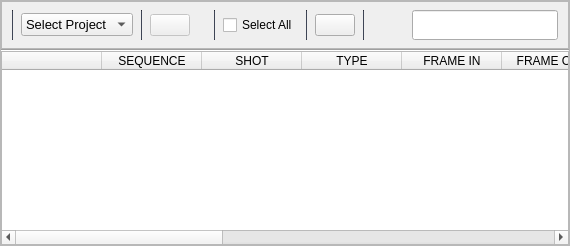
                     <widget class="QWidget" name="shot_upload_page">
                      <layout class="QGridLayout" name="gridLayout_43">
                       <property name="leftMargin">
                        <number>0</number>
                       </property>
                       <property name="topMargin">
                        <number>0</number>
                       </property>
                       <property name="rightMargin">
                        <number>0</number>
                       </property>
                       <property name="bottomMargin">
                        <number>0</number>
                       </property>
                       <property name="spacing">
                        <number>0</number>
                       </property>
                       <item row="0" column="0">
                        <widget class="QFrame" name="shot_upload_frame">
                         <property name="frameShape">
                          <enum>QFrame::StyledPanel</enum>
                         </property>
                         <property name="frameShadow">
                          <enum>QFrame::Raised</enum>
                         </property>
                         <layout class="QGridLayout" name="gridLayout_42">
                          <property name="leftMargin">
                           <number>0</number>
                          </property>
                          <property name="topMargin">
                           <number>0</number>
                          </property>
                          <property name="rightMargin">
                           <number>0</number>
                          </property>
                          <property name="bottomMargin">
                           <number>0</number>
                          </property>
                          <property name="spacing">
                           <number>0</number>
                          </property>
                          <item row="0" column="0">
                           <widget class="QFrame" name="shot_upload_top_frame">
                            <property name="frameShape">
                             <enum>QFrame::StyledPanel</enum>
                            </property>
                            <property name="frameShadow">
                             <enum>QFrame::Raised</enum>
                            </property>
                            <layout class="QHBoxLayout" name="horizontalLayout_3">
                             <property name="spacing">
                              <number>8</number>
                             </property>
                             <property name="leftMargin">
                              <number>10</number>
                             </property>
                             <property name="topMargin">
                              <number>8</number>
                             </property>
                             <property name="rightMargin">
                              <number>10</number>
                             </property>
                             <property name="bottomMargin">
                              <number>8</number>
                             </property>
                             <item>
                              <widget class="Line" name="line_2">
                               <property name="maximumSize">
                                <size>
                                 <width>1</width>
                                 <height>16777215</height>
                                </size>
                               </property>
                               <property name="styleSheet">
                                <string notr="true">background-color: rgb(54, 60, 74);</string>
                               </property>
                               <property name="orientation">
                                <enum>Qt::Vertical</enum>
                               </property>
                              </widget>
                             </item>
                             <item>
                              <widget class="QComboBox" name="sh_up_Project">
                               <property name="font">
                                <font>
                                 <family>Segoe UI</family>
                                 <pointsize>10</pointsize>
                                </font>
                               </property>
                               <property name="toolTip">
                                <string>Select Project</string>
                               </property>
                               <item>
                                <property name="text">
                                 <string>Select Project</string>
                                </property>
                               </item>
                              </widget>
                             </item>
                             <item>
                              <widget class="Line" name="line_3">
                               <property name="maximumSize">
                                <size>
                                 <width>1</width>
                                 <height>16777215</height>
                                </size>
                               </property>
                               <property name="styleSheet">
                                <string notr="true">background-color: rgb(54, 60, 74);</string>
                               </property>
                               <property name="orientation">
                                <enum>Qt::Vertical</enum>
                               </property>
                              </widget>
                             </item>
                             <item>
                              <widget class="QPushButton" name="sh_file_btn">
                               <property name="enabled">
                                <bool>false</bool>
                               </property>
                               <property name="cursor">
                                <cursorShape>PointingHandCursor</cursorShape>
                               </property>
                               <property name="toolTip">
                                <string>Select CSV File</string>
                               </property>
                               <property name="text">
                                <string/>
                               </property>
                               <property name="icon">
                                <iconset resource="../files.qrc">
                                 <normaloff>:/16x16/icons/16x16/cil-paperclip.png</normaloff>:/16x16/icons/16x16/cil-paperclip.png</iconset>
                               </property>
                               <property name="iconSize">
                                <size>
                                 <width>24</width>
                                 <height>24</height>
                                </size>
                               </property>
                              </widget>
                             </item>
                             <item>
                              <widget class="QLabel" name="sh_selected_file_name">
                               <property name="font">
                                <font>
                                 <family>Segoe UI</family>
                                 <pointsize>10</pointsize>
                                </font>
                               </property>
                               <property name="text">
                                <string/>
                               </property>
                              </widget>
                             </item>
                             <item>
                              <widget class="Line" name="line_5">
                               <property name="maximumSize">
                                <size>
                                 <width>1</width>
                                 <height>16777215</height>
                                </size>
                               </property>
                               <property name="styleSheet">
                                <string notr="true">background-color: rgb(54, 60, 74);</string>
                               </property>
                               <property name="orientation">
                                <enum>Qt::Vertical</enum>
                               </property>
                              </widget>
                             </item>
                             <item>
                              <widget class="QCheckBox" name="sel_all_shots_chkBox">
                               <property name="toolTip">
                                <string>Select All Shots</string>
                               </property>
                               <property name="text">
                                <string>Select All</string>
                               </property>
                              </widget>
                             </item>
                             <item>
                              <widget class="Line" name="line_6">
                               <property name="maximumSize">
                                <size>
                                 <width>1</width>
                                 <height>16777215</height>
                                </size>
                               </property>
                               <property name="styleSheet">
                                <string notr="true">background-color: rgb(54, 60, 74);</string>
                               </property>
                               <property name="orientation">
                                <enum>Qt::Vertical</enum>
                               </property>
                              </widget>
                             </item>
                             <item>
                              <widget class="QPushButton" name="sh_upload_btn">
                               <property name="cursor">
                                <cursorShape>PointingHandCursor</cursorShape>
                               </property>
                               <property name="toolTip">
                                <string>Add data to DB</string>
                               </property>
                               <property name="text">
                                <string/>
                               </property>
                               <property name="icon">
                                <iconset resource="../files.qrc">
                                 <normaloff>:/custom/icons/custom/addtodb.png</normaloff>:/custom/icons/custom/addtodb.png</iconset>
                               </property>
                               <property name="iconSize">
                                <size>
                                 <width>32</width>
                                 <height>32</height>
                                </size>
                               </property>
                              </widget>
                             </item>
                             <item>
                              <widget class="Line" name="line_8">
                               <property name="maximumSize">
                                <size>
                                 <width>1</width>
                                 <height>16777215</height>
                                </size>
                               </property>
                               <property name="styleSheet">
                                <string notr="true">background-color: rgb(54, 60, 74);</string>
                               </property>
                               <property name="orientation">
                                <enum>Qt::Vertical</enum>
                               </property>
                              </widget>
                             </item>
                             <item>
                              <spacer name="horizontalSpacer_6">
                               <property name="orientation">
                                <enum>Qt::Horizontal</enum>
                               </property>
                               <property name="sizeHint" stdset="0">
                                <size>
                                 <width>40</width>
                                 <height>20</height>
                                </size>
                               </property>
                              </spacer>
                             </item>
                             <item>
                              <widget class="QProgressBar" name="sh_import_progressBar">
                               <property name="enabled">
                                <bool>true</bool>
                               </property>
                               <property name="minimumSize">
                                <size>
                                 <width>0</width>
                                 <height>20</height>
                                </size>
                               </property>
                               <property name="maximumSize">
                                <size>
                                 <width>16777215</width>
                                 <height>30</height>
                                </size>
                               </property>
                               <property name="font">
                                <font>
                                 <family>Nirmala UI</family>
                                 <pointsize>16</pointsize>
                                 <weight>75</weight>
                                 <bold>true</bold>
                                </font>
                               </property>
                               <property name="autoFillBackground">
                                <bool>false</bool>
                               </property>
                               <property name="styleSheet">
                                <string notr="true">QProgressBar::chunk {
	text-align: center;
    border-radius: 5px;
	min-height: 12px;
	max-height: 12px;
    background-color:rgb(255, 170, 0);
    width: 10px;
    margin: 1.5px;

	border-radius: 6px;
}</string>
                               </property>
                               <property name="value">
                                <number>0</number>
                               </property>
                               <property name="textVisible">
                                <bool>false</bool>
                               </property>
                               <property name="orientation">
                                <enum>Qt::Horizontal</enum>
                               </property>
                               <property name="textDirection">
                                <enum>QProgressBar::TopToBottom</enum>
                               </property>
                              </widget>
                             </item>
                            </layout>
                           </widget>
                          </item>
                          <item row="1" column="0">
                           <widget class="Line" name="divider">
                            <property name="maximumSize">
                             <size>
                              <width>16777215</width>
                              <height>2</height>
                             </size>
                            </property>
                            <property name="orientation">
                             <enum>Qt::Horizontal</enum>
                            </property>
                           </widget>
                          </item>
                          <item row="2" column="0">
                           <widget class="QFrame" name="shot_upload_table_frame">
                            <property name="styleSheet">
                             <string notr="true"/>
                            </property>
                            <property name="frameShape">
                             <enum>QFrame::StyledPanel</enum>
                            </property>
                            <property name="frameShadow">
                             <enum>QFrame::Raised</enum>
                            </property>
                            <layout class="QGridLayout" name="gridLayout_41">
                             <property name="leftMargin">
                              <number>0</number>
                             </property>
                             <property name="topMargin">
                              <number>0</number>
                             </property>
                             <property name="rightMargin">
                              <number>0</number>
                             </property>
                             <property name="bottomMargin">
                              <number>0</number>
                             </property>
                             <property name="spacing">
                              <number>0</number>
                             </property>
                             <item row="0" column="0">
                              <widget class="QTableWidget" name="shot_import_table">
                               <property name="frameShape">
                                <enum>QFrame::NoFrame</enum>
                               </property>
                               <property name="frameShadow">
                                <enum>QFrame::Raised</enum>
                               </property>
                               <property name="editTriggers">
                                <set>QAbstractItemView::NoEditTriggers</set>
                               </property>
                               <property name="selectionBehavior">
                                <enum>QAbstractItemView::SelectRows</enum>
                               </property>
                               <property name="showGrid">
                                <bool>false</bool>
                               </property>
                               <property name="sortingEnabled">
                                <bool>true</bool>
                               </property>
                               <attribute name="verticalHeaderVisible">
                                <bool>false</bool>
                               </attribute>
                               <column>
                                <property name="text">
                                 <string/>
                                </property>
                               </column>
                               <column>
                                <property name="text">
                                 <string>SEQUENCE</string>
                                </property>
                               </column>
                               <column>
                                <property name="text">
                                 <string>SHOT</string>
                                </property>
                               </column>
                               <column>
                                <property name="text">
                                 <string>TYPE</string>
                                </property>
                               </column>
                               <column>
                                <property name="text">
                                 <string>FRAME IN</string>
                                </property>
                               </column>
                               <column>
                                <property name="text">
                                 <string>FRAME OUT</string>
                                </property>
                               </column>
                               <column>
                                <property name="text">
                                 <string>TOTAL FRAMES</string>
                                </property>
                               </column>
                               <column>
                                <property name="text">
                                 <string>ETA</string>
                                </property>
                               </column>
                               <column>
                                <property name="text">
                                 <string>BID DAYS</string>
                                </property>
                               </column>
                               <column>
                                <property name="text">
                                 <string>PACKAGE ID</string>
                                </property>
                               </column>
                               <column>
                                <property name="text">
                                 <string>ESTIMATE ID</string>
                                </property>
                               </column>
                               <column>
                                <property name="text">
                                 <string>ESTIMATE DATE</string>
                                </property>
                               </column>
                               <column>
                                <property name="text">
                                 <string>RESULT</string>
                                </property>
                               </column>
                              </widget>
                             </item>
                            </layout>
                           </widget>
                          </item>
                         </layout>
                        </widget>
                       </item>
                      </layout>
                     </widget>
